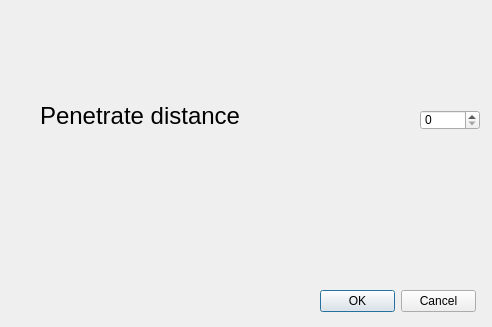
<?xml version="1.0" encoding="UTF-8"?>
<ui version="4.0">
 <class>Dialog</class>
 <widget class="QDialog" name="Dialog">
  <property name="geometry">
   <rect>
    <x>0</x>
    <y>0</y>
    <width>492</width>
    <height>327</height>
   </rect>
  </property>
  <property name="windowTitle">
   <string>Dialog</string>
  </property>
  <widget class="QDialogButtonBox" name="buttonBoxSimDia">
   <property name="geometry">
    <rect>
     <x>320</x>
     <y>290</y>
     <width>156</width>
     <height>23</height>
    </rect>
   </property>
   <property name="orientation">
    <enum>Qt::Horizontal</enum>
   </property>
   <property name="standardButtons">
    <set>QDialogButtonBox::Cancel|QDialogButtonBox::Ok</set>
   </property>
  </widget>
  <widget class="QLabel" name="BLConSimDia">
   <property name="geometry">
    <rect>
     <x>40</x>
     <y>100</y>
     <width>201</width>
     <height>31</height>
    </rect>
   </property>
   <property name="font">
    <font>
     <family>Segoe UI</family>
     <pointsize>18</pointsize>
    </font>
   </property>
   <property name="text">
    <string>Penetrate distance</string>
   </property>
  </widget>
  <widget class="QSpinBox" name="spinBox">
   <property name="geometry">
    <rect>
     <x>420</x>
     <y>110</y>
     <width>60</width>
     <height>20</height>
    </rect>
   </property>
  </widget>
 </widget>
 <resources/>
 <connections>
  <connection>
   <sender>buttonBoxSimDia</sender>
   <signal>accepted()</signal>
   <receiver>Dialog</receiver>
   <slot>accept()</slot>
   <hints>
    <hint type="sourcelabel">
     <x>248</x>
     <y>254</y>
    </hint>
    <hint type="destinationlabel">
     <x>157</x>
     <y>274</y>
    </hint>
   </hints>
  </connection>
  <connection>
   <sender>buttonBoxSimDia</sender>
   <signal>rejected()</signal>
   <receiver>Dialog</receiver>
   <slot>reject()</slot>
   <hints>
    <hint type="sourcelabel">
     <x>316</x>
     <y>260</y>
    </hint>
    <hint type="destinationlabel">
     <x>286</x>
     <y>274</y>
    </hint>
   </hints>
  </connection>
 </connections>
</ui>
